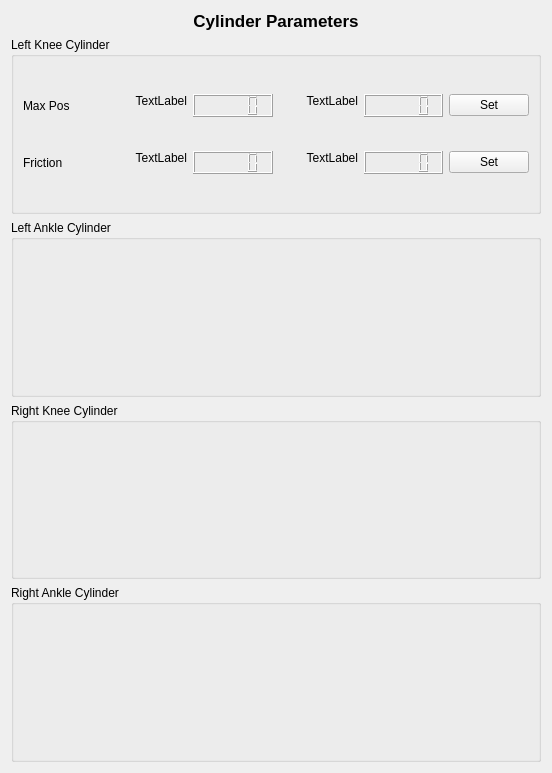
<?xml version="1.0" encoding="UTF-8"?>
<ui version="4.0">
 <class>Form</class>
 <widget class="QWidget" name="Form">
  <property name="geometry">
   <rect>
    <x>0</x>
    <y>0</y>
    <width>552</width>
    <height>773</height>
   </rect>
  </property>
  <property name="windowTitle">
   <string>Cylinder Parameters</string>
  </property>
  <layout class="QVBoxLayout" name="verticalLayout_2" stretch="0,3,3,3,3">
   <item>
    <widget class="QLabel" name="label">
     <property name="font">
      <font>
       <pointsize>13</pointsize>
       <weight>75</weight>
       <bold>true</bold>
      </font>
     </property>
     <property name="text">
      <string>Cylinder Parameters</string>
     </property>
     <property name="alignment">
      <set>Qt::AlignCenter</set>
     </property>
    </widget>
   </item>
   <item>
    <widget class="QGroupBox" name="groupBox">
     <property name="title">
      <string>Left Knee Cylinder</string>
     </property>
     <layout class="QVBoxLayout" name="verticalLayout_3">
      <item>
       <layout class="QHBoxLayout" name="horizontalLayout">
        <item>
         <widget class="QLabel" name="label_2">
          <property name="text">
           <string>Max Pos</string>
          </property>
         </widget>
        </item>
        <item>
         <widget class="QLabel" name="label_4">
          <property name="text">
           <string>TextLabel</string>
          </property>
          <property name="alignment">
           <set>Qt::AlignRight|Qt::AlignTop|Qt::AlignTrailing</set>
          </property>
         </widget>
        </item>
        <item>
         <widget class="QLCDNumber" name="lcdNumber"/>
        </item>
        <item>
         <widget class="QLabel" name="label_5">
          <property name="text">
           <string>TextLabel</string>
          </property>
          <property name="alignment">
           <set>Qt::AlignRight|Qt::AlignTop|Qt::AlignTrailing</set>
          </property>
         </widget>
        </item>
        <item>
         <widget class="QLCDNumber" name="lcdNumber_2"/>
        </item>
        <item>
         <widget class="QPushButton" name="pushButton">
          <property name="text">
           <string>Set</string>
          </property>
         </widget>
        </item>
       </layout>
      </item>
      <item>
       <layout class="QHBoxLayout" name="horizontalLayout_2">
        <item>
         <widget class="QLabel" name="label_3">
          <property name="text">
           <string>Friction</string>
          </property>
         </widget>
        </item>
        <item>
         <widget class="QLabel" name="label_6">
          <property name="text">
           <string>TextLabel</string>
          </property>
          <property name="alignment">
           <set>Qt::AlignRight|Qt::AlignTop|Qt::AlignTrailing</set>
          </property>
         </widget>
        </item>
        <item>
         <widget class="QLCDNumber" name="lcdNumber_3"/>
        </item>
        <item>
         <widget class="QLabel" name="label_7">
          <property name="text">
           <string>TextLabel</string>
          </property>
          <property name="alignment">
           <set>Qt::AlignRight|Qt::AlignTop|Qt::AlignTrailing</set>
          </property>
         </widget>
        </item>
        <item>
         <widget class="QLCDNumber" name="lcdNumber_4"/>
        </item>
        <item>
         <widget class="QPushButton" name="pushButton_2">
          <property name="text">
           <string>Set</string>
          </property>
         </widget>
        </item>
       </layout>
      </item>
     </layout>
    </widget>
   </item>
   <item>
    <widget class="QGroupBox" name="groupBox_2">
     <property name="title">
      <string>Left Ankle Cylinder</string>
     </property>
     <layout class="QVBoxLayout" name="verticalLayout_4"/>
    </widget>
   </item>
   <item>
    <widget class="QGroupBox" name="groupBox_3">
     <property name="title">
      <string>Right Knee Cylinder</string>
     </property>
     <layout class="QVBoxLayout" name="verticalLayout_5"/>
    </widget>
   </item>
   <item>
    <widget class="QGroupBox" name="groupBox_4">
     <property name="title">
      <string>Right Ankle Cylinder</string>
     </property>
     <layout class="QVBoxLayout" name="verticalLayout_6"/>
    </widget>
   </item>
  </layout>
 </widget>
 <resources/>
 <connections/>
</ui>
